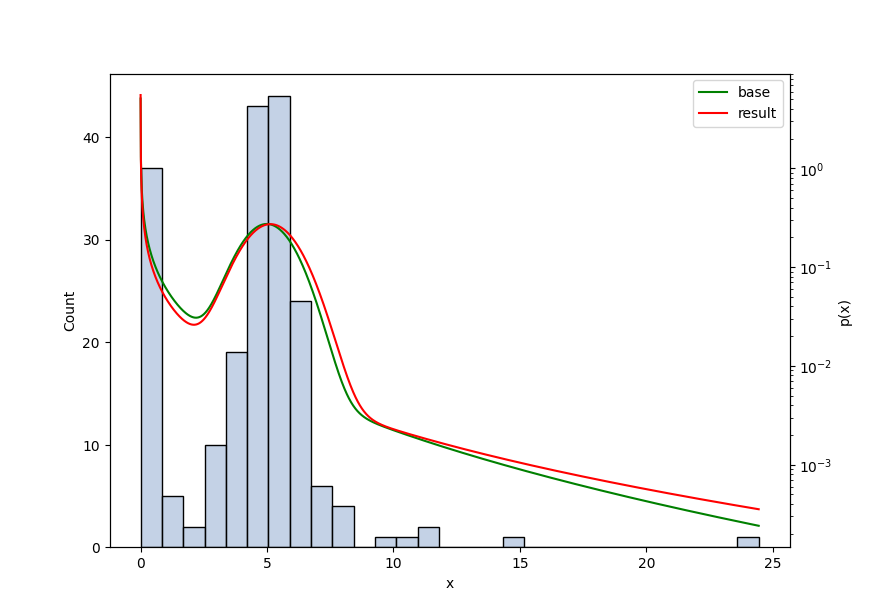

Source code (Python):
"""Readme example code"""

import numpy as np

import matplotlib.pyplot as plt
import seaborn as sns

from mpest import Distribution, MixtureDistribution, Problem
from mpest.models import WeibullModelExp, GaussianModel
from mpest.optimizers import ScipyTNC
from mpest.em.breakpointers import StepCountBreakpointer
from mpest.em.distribution_checkers import FiniteChecker
from mpest.em import EM

base_mixture_distribution = MixtureDistribution.from_distributions(
    [
        Distribution.from_params(WeibullModelExp, [0.5, 1.0]),
        Distribution.from_params(GaussianModel, [5.0, 1.0]),
    ],
    [0.33, 0.66],
)

x = base_mixture_distribution.generate(200)

problem = Problem(
    x,
    MixtureDistribution.from_distributions(
        [
            Distribution.from_params(WeibullModelExp, [1.0, 2.0]),
            Distribution.from_params(GaussianModel, [0.0, 5.0]),
        ]
    ),
)

em = EM(StepCountBreakpointer(max_step=8), FiniteChecker(), ScipyTNC())

result = em.solve(problem)


fig, axs = plt.subplots()
axs.set_xlabel("x")

sns.histplot(x, color="lightsteelblue")

axs_ = axs.twinx()
axs_.set_ylabel("p(x)")
axs_.set_yscale("log")

X = np.linspace(0.001, max(x), 2048)
axs_.plot(X, [base_mixture_distribution.pdf(x) for x in X], color="green", label="base")
axs_.plot(X, [result.content.pdf(x) for x in X], color="red", label="result")

plt.legend()
plt.show()
